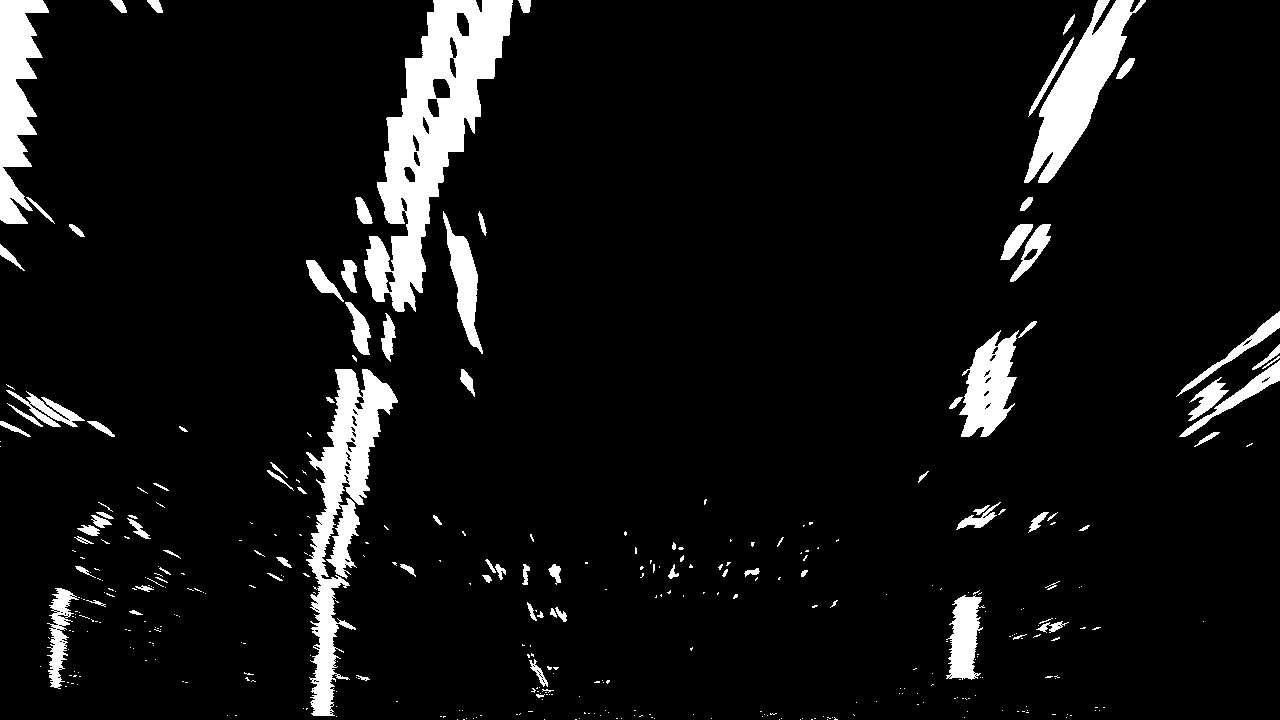
#> input picture me/vkku/advancedLaneFinding/resources/warped_example.jpg, 1280 x 720 px
$ python slidingWindow.py   (older library calls are emulated)
#> lines starting #> are read from the running program, lines starting #| are printed output that depends on the picture; after the words box and inside, x2 and y2 are one past the last pixel; in counts of white or black regions, pixels touching at a corner belong together
import numpy as np
import matplotlib.image as mpimg
import matplotlib.pyplot as plt
import cv2

# Load our image
binary_warped = mpimg.imread('resources/warped_example.jpg')
#> binary_warped is the input picture: shape (720, 1280); min 0, max 255, mean 18.5


def find_lane_pixels(binary_warped):
    # Take a histogram of the bottom half of the image
    histogram = np.sum(binary_warped[binary_warped.shape[0] // 2:, :], axis=0)
#> histogram = 1280 values, max 62445 at index 327, min 0 at index 208, mean 5170.2
    # Create an output image to draw on and visualize the result
    out_img = np.dstack((binary_warped, binary_warped, binary_warped))
    # Find the peak of the left and right halves of the histogram
    # These will be the starting point for the left and right lines
    midpoint = np.int(histogram.shape[0] // 2)
#> midpoint = 640
    leftx_base = np.argmax(histogram[:midpoint])
#> leftx_base = 327
    rightx_base = np.argmax(histogram[midpoint:]) + midpoint
#> rightx_base = 971

    # HYPERPARAMETERS
    # Choose the number of sliding windows
    nwindows = 9
    # Set the width of the windows +/- margin
    margin = 100
    # Set minimum number of pixels found to recenter window
    minpix = 50

    # Set height of windows - based on nwindows above and image shape
    window_height = np.int(binary_warped.shape[0] // nwindows)
#> window_height = 80
    # Identify the x and y positions of all nonzero pixels in the image
    nonzero = binary_warped.nonzero()
#> nonzero = 89486 positions, rows 0 to 719, columns 0 to 1279
    nonzeroy = np.array(nonzero[0])
    nonzerox = np.array(nonzero[1])
    # Current positions to be updated later for each window in nwindows
    leftx_current = leftx_base
#> leftx_current = 327
    rightx_current = rightx_base
#> rightx_current = 971

    # Create empty lists to receive left and right lane pixel indices
    left_lane_inds = []
    right_lane_inds = []

    # Step through the windows one by one
    for window in range(nwindows):
        # Identify window boundaries in x and y (and right and left)
        win_y_low = binary_warped.shape[0] - (window + 1) * window_height
        win_y_high = binary_warped.shape[0] - window * window_height
        ### TO-DO: Find the four below boundaries of the window ###
        win_xleft_low = leftx_current  - margin # Update this
        win_xleft_high = leftx_current + margin  # Update this
        win_xright_low = rightx_current - margin# Update this
        win_xright_high = rightx_current + margin  # Update this

        # Draw the windows on the visualization image
        cv2.rectangle(out_img, (win_xleft_low, win_y_low),
                      (win_xleft_high, win_y_high), (0, 255, 0), 2)
        cv2.rectangle(out_img, (win_xright_low, win_y_low),
                      (win_xright_high, win_y_high), (0, 255, 0), 2)

        ### TO-DO: Identify the nonzero pixels in x and y within the window ###
        good_left_inds = ((nonzeroy >= win_y_low) & (nonzeroy < win_y_high) &
                           (nonzerox >= win_xleft_low) & (nonzerox < win_xleft_high)).nonzero()[0]
        good_right_inds = ((nonzeroy >= win_y_low) & (nonzeroy < win_y_high) &
                           (nonzerox >= win_xright_low) & (nonzerox < win_xright_high)).nonzero()[0]

        # Append these indices to the lists
        left_lane_inds.append(good_left_inds)
        right_lane_inds.append(good_right_inds)

        ### TO-DO: If you found > minpix pixels, recenter next window ###
        ### (`right` or `leftx_current`) on their mean position ###
        if(len(good_left_inds) > minpix):
            leftx_current = np.int(np.mean(nonzerox[good_left_inds]))
        if(len(good_right_inds > minpix)):
            rightx_current = np.int(np.mean(nonzerox[good_right_inds]))
        pass  # Remove this when you add your function
#> this loop made 9 passes
#> (win_xleft_low, win_xleft_high, win_xright_low, win_xright_high, leftx_current, rightx_current) on passes 1 to 9: (227, 427, 871, 1071, 319, 968), (219, 419, 868, 1068, 327, 989), (227, 427, 889, 1089, 329, 1002), (229, 429, 902, 1102, 344, 977), (244, 444, 877, 1077, 366, 992), (266, 466, 892, 1092, 391, 1021), (291, 491, 921, 1121, 411, 1036), (311, 511, 936, 1136, 432, 1063), (332, 532, 963, 1163, 462, 1097)
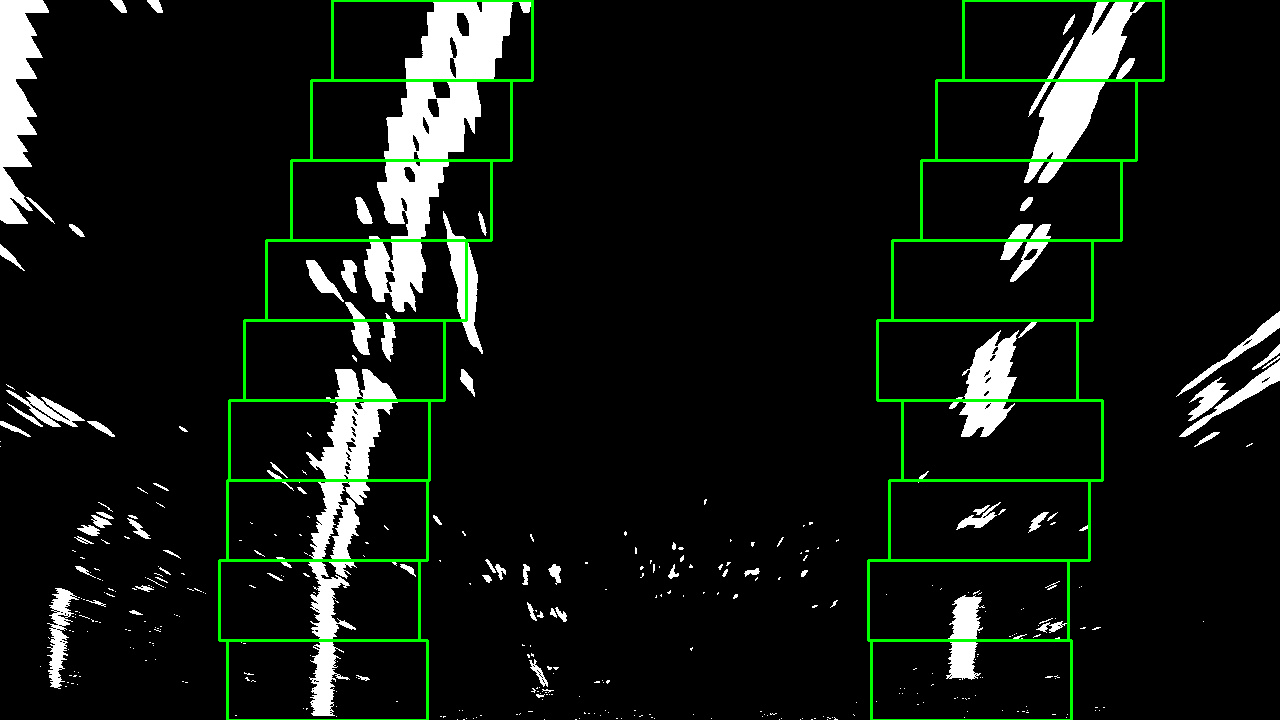
#> out_img: shape (720, 1280, 3); 2.18% of pixels changed, all inside (x1, y1, x2, y2) = (218, 0, 1165, 720); drawn as R, G, B
#> after the loop, left_lane_inds = 9 items; right_lane_inds = 9 items

    # Concatenate the arrays of indices (previously was a list of lists of pixels)
    try:
        left_lane_inds = np.concatenate(left_lane_inds)
        right_lane_inds = np.concatenate(right_lane_inds)
    except ValueError:
        # Avoids an error if the above is not implemented fully
        pass

    # Extract left and right line pixel positions
    leftx = nonzerox[left_lane_inds]
    lefty = nonzeroy[left_lane_inds]
    rightx = nonzerox[right_lane_inds]
    righty = nonzeroy[right_lane_inds]

    return leftx, lefty, rightx, righty, out_img


def fit_polynomial(binary_warped):
    # Find our lane pixels first
    leftx, lefty, rightx, righty, out_img = find_lane_pixels(binary_warped)

    ### TO-DO: Fit a second order polynomial to each using `np.polyfit` ###
    left_fit = np.polyfit(leftx, lefty, 2)
#> left_fit = [0.00266, -5.06, 1858.8]
    right_fit = np.polyfit(rightx, righty, 2)
#> right_fit = [0.00251, -8.59, 6466.4]

    # Generate x and y values for plotting
    ploty = np.linspace(0, binary_warped.shape[0] - 1, binary_warped.shape[0])
#> ploty = 720 values from 0 to 719
    try:
        left_fitx = left_fit[0] * ploty ** 2 + left_fit[1] * ploty + left_fit[2]
#> left_fitx = 720 values, max 1858.8 at index 0, min -402.1 at index 719, mean 499.6
        right_fitx = right_fit[0] * ploty ** 2 + right_fit[1] * ploty + right_fit[2]
#> right_fitx = 720 values, max 6466.4 at index 0, min 1593.2 at index 719, mean 3813.5
    except TypeError:
        # Avoids an error if `left` and `right_fit` are still none or incorrect
        print('The function failed to fit a line!')
        left_fitx = 1 * ploty ** 2 + 1 * ploty
        right_fitx = 1 * ploty ** 2 + 1 * ploty

    ## Visualization ##
    # Colors in the left and right lane regions
    out_img[lefty, leftx] = [255, 0, 0]
    out_img[righty, rightx] = [0, 0, 255]
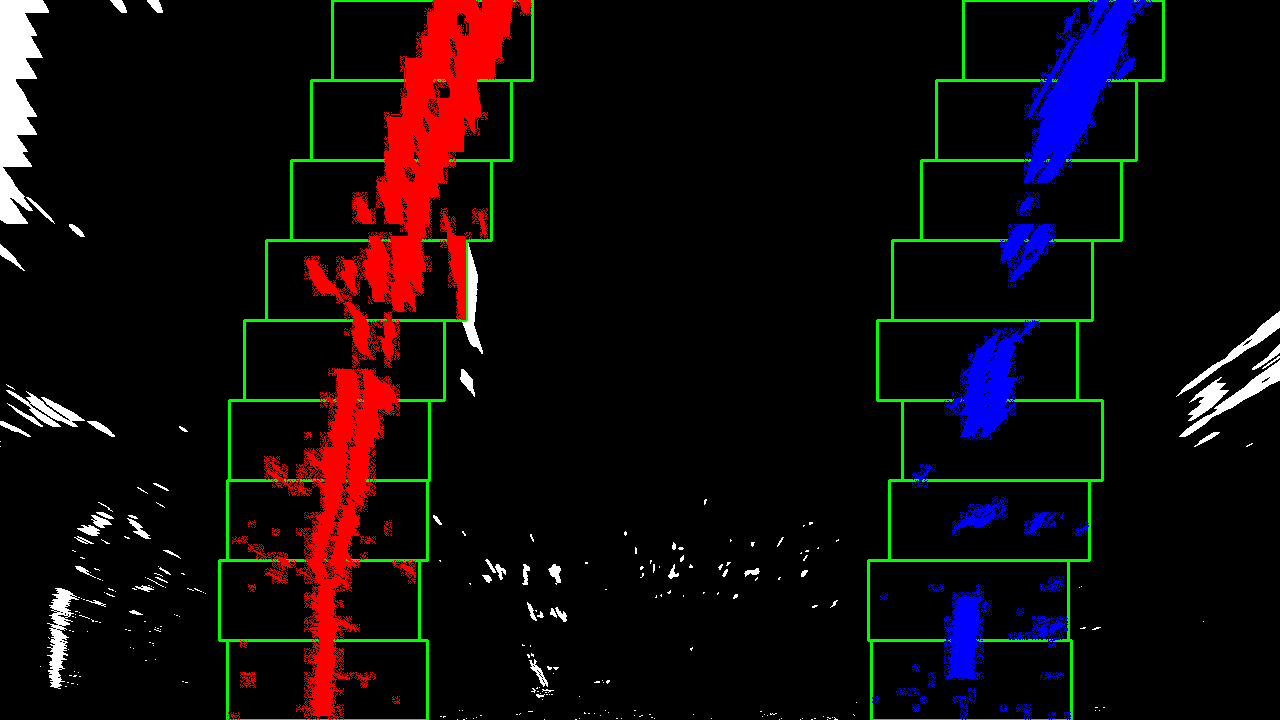
#> out_img: shape (720, 1280, 3); mean of channels 0, 1, 2 15.8, 9.5, 10.6; drawn as R, G, B

    # Plots the left and right polynomials on the lane lines
    plt.plot(left_fitx, ploty, color='yellow')
    plt.plot(right_fitx, ploty, color='yellow')

    return out_img


out_img = fit_polynomial(binary_warped)

plt.imshow(out_img)
plt.show()
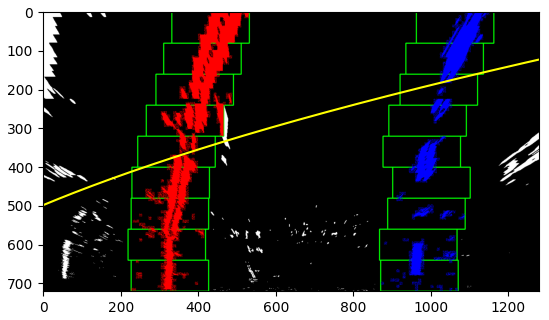
#> figure drawn by matplotlib, 1 panel
